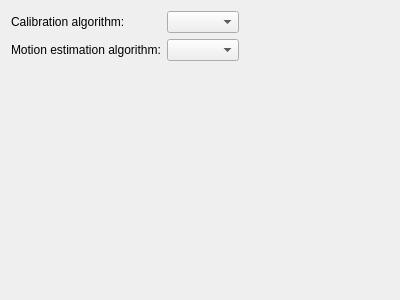
<?xml version="1.0" encoding="UTF-8"?>
<ui version="4.0">
 <class>MotionEstimationConfigurationWizardPage</class>
 <widget class="QWizardPage" name="MotionEstimationConfigurationWizardPage">
  <property name="geometry">
   <rect>
    <x>0</x>
    <y>0</y>
    <width>400</width>
    <height>300</height>
   </rect>
  </property>
  <property name="windowTitle">
   <string>Motion estimation configuration page</string>
  </property>
  <property name="title">
   <string>Motion estimation configuration</string>
  </property>
  <layout class="QVBoxLayout" name="verticalLayout">
   <item>
    <layout class="QHBoxLayout" name="horizontalLayout">
     <item>
      <layout class="QFormLayout" name="formLayout">
       <item row="0" column="0">
        <widget class="QLabel" name="calibrationAlgorithLabel">
         <property name="text">
          <string>Calibration algorithm:</string>
         </property>
        </widget>
       </item>
       <item row="0" column="1">
        <widget class="QComboBox" name="calibrationAlgorithmComboBox"/>
       </item>
       <item row="1" column="0">
        <widget class="QLabel" name="motionEstimationAglorithmLabel">
         <property name="text">
          <string>Motion estimation algorithm:</string>
         </property>
        </widget>
       </item>
       <item row="1" column="1">
        <widget class="QComboBox" name="motionEstimationAglorithmComboBox"/>
       </item>
      </layout>
     </item>
     <item>
      <spacer name="horizontalSpacer">
       <property name="orientation">
        <enum>Qt::Horizontal</enum>
       </property>
       <property name="sizeHint" stdset="0">
        <size>
         <width>40</width>
         <height>20</height>
        </size>
       </property>
      </spacer>
     </item>
    </layout>
   </item>
   <item>
    <spacer name="verticalSpacer">
     <property name="orientation">
      <enum>Qt::Vertical</enum>
     </property>
     <property name="sizeHint" stdset="0">
      <size>
       <width>20</width>
       <height>223</height>
      </size>
     </property>
    </spacer>
   </item>
  </layout>
 </widget>
 <resources/>
 <connections/>
</ui>
